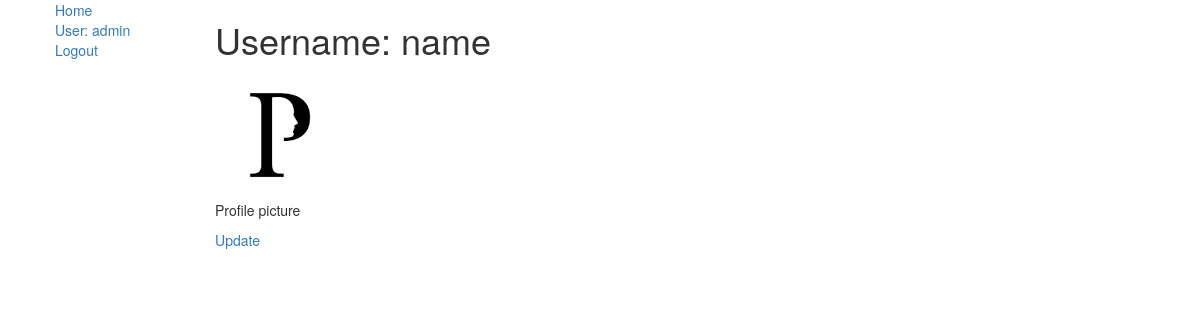
/polls/user/6/ (signed in), run on the app's committed database.
### polls/models.py (models this page shows)
class AdvUser(AbstractUser):
    avatar = models.ImageField(upload_to='polls/media/avatars', blank=False)

### polls/views.py (the view)
# urls.py: path('user/<int:pk>/', views.UserDetailView.as_view(), name='profile'),
class UserDetailView(LoginRequiredMixin, DetailView):
    model = AdvUser
    template_name = 'polls/profile.html'

### polls/templates/polls/profile.html
{% extends "polls/base_generic.html" %}
{% block content %}
    <h1>Username: {{ advuser.username }}</h1>
    <img src="/polls{{ advuser.avatar.url }}" alt="profile picture">
    <p>Profile picture</p>
    <a href="./update">Update</a>
{% endblock %}

### polls/templates/polls/base_generic.html (shortened to what this page needs)
<!DOCTYPE html>
<html lang="en">
<head>
    <link rel="stylesheet" href="https://maxcdn.bootstrapcdn.com/bootstrap/3.3.7/css/bootstrap.min.css">
</head>
<body>
<div class="container-fluid">
    <div class="row">
        <div class="col-sm-2">
            {% block sidebar %}
            <ul class="sidebar-nav">
                <li style="list-style-type: none;"><a href="{% url 'polls:index' %}">Home</a></li>
                {% if user.is_authenticated %}
                <li style="list-style-type: none;"><a href="{% url 'polls:profile' request.user.id %}">User: {{ user.get_username }}</a></li>
                <li style="list-style-type: none;"><a href="{% url 'logout'%}?next={{request.path}}">Logout</a></li>
                {% else %}
                <li style="list-style-type: none;"><a href="{% url 'login'%}?next={{request.path}}">Login</a></li>
                <li style="list-style-type: none;"><a href="{% url 'polls:signup'%}?next={{request.path}}">Sign Up</a>
                </li>
                {% endif %}
            </ul>
            {% endblock %}
        </div>
        <div class="col-sm-10 ">
            {% block content %}{% endblock %}
        </div>
    </div>
</div>
</body>
</html>

### data on the page
AdvUser: get_username "admin"
AdvUser: username "name", avatar (picture)
